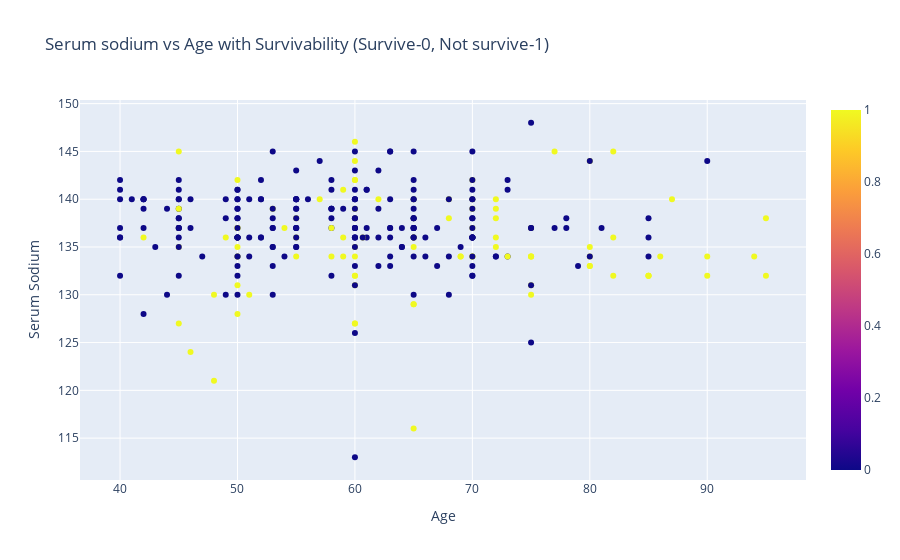

The code cell stored with this chart in its notebook:
### Code cell
data=[
    go.Scatter(x = df['age'],y=df['serum_sodium'],
               #text=df['smoking'],
                mode='markers',
               marker=dict(#size=df['smoking']*10, 
               color=df['DEATH_EVENT'],showscale=True),
              )
              ]
#defining layout
layout = go.Layout(title='Serum sodium vs Age with Survivability (Survive-0, Not survive-1)',
xaxis=dict(title='Age'),
yaxis=dict(title='Serum Sodium'),hovermode='closest')

figure = go.Figure(data=data,layout=layout)
figure

### Figure 1 — Plotly figure (JSON) as saved in the notebook; plotly's stock layout.template omitted (floating-point values rounded to 4 significant figures; data arrays with more than 128 entries replaced by an {"elided": "..."} marker saying what was removed)
{"data": [{"marker": {"color": {"elided": "299 int values"}, "showscale": true}, "mode": "markers", "type": "scatter", "x": {"elided": "299 float values"}, "y": {"elided": "299 int values"}}], "layout": {"hovermode": "closest", "title": {"text": "Serum sodium vs Age with Survivability (Survive-0, Not survive-1)"}, "xaxis": {"title": {"text": "Age"}}, "yaxis": {"title": {"text": "Serum Sodium"}}}}
